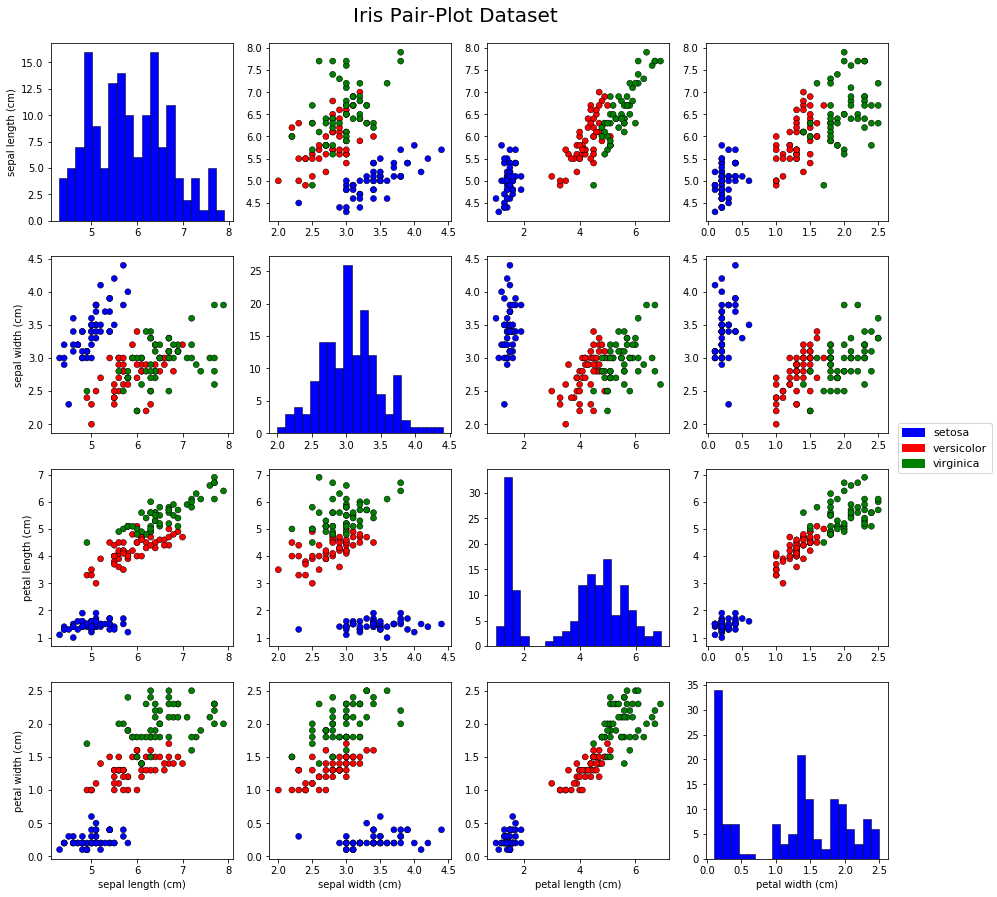

Write Python code to recreate this figure.

# coding: utf-8

# In[197]:


import numpy as np
import matplotlib.pyplot as plt
from matplotlib.patches import Circle
from sklearn.datasets import load_iris
get_ipython().magic(u'matplotlib inline')


# In[159]:


iris_dataset = load_iris()

#dict of iris dataset:  dict_keys(['target_names', 'feature_names', 'DESCR', 'data', 'target'])
#set variables 
X, y, feature, target = iris_dataset['data'], iris_dataset['target'], iris_dataset['feature_names'], iris_dataset['target_names']

feature_count = len(X[0])
sample_count = len(X)
class_name = target.tolist()

#for the output of y: 
#0 means setosa, 1 means versicolor, and 2 means virginica, which refers to class_name


# In[201]:


#In pair plot, we're trying to look at all possible pairs of features.
# when the pair of the features are the same, a histogram would show. Otherwise, a scatter plot would show

fig, ax = plt.subplots(feature_count, feature_count, figsize=(15, 15))
cc = np.array(['blue', 'red', 'green'])
legend_type = []

#add plots

for i in range(feature_count):
    for j in range(feature_count):
        
        # if i==j, then we'd do a histogram of count
        if i == j:
            ax[i, j].hist(X[:, i], bins = 20, edgecolor='black', linewidth=0.5, color = 'blue')
            
        # scatter plot between the two different features
        else: 
            ax[i, j].scatter(X[:, j], X[:, i], color= cc[y],edgecolor='black', linewidth=0.5)
            
        # add x/y labels
        if j == 0:
            ax[i, j].set_ylabel(feature[i])
        if i == 3:
            ax[i, j].set_xlabel(feature[j])
            
#legend for feature colors

for leg_col in cc:
    legend_type.append(Circle((1, 1), 1, color = leg_col))

fig.legend(legend_type, class_name, loc = 'center right', prop={'size': 11})
fig.text(0.5, .9, 'Iris Pair-Plot Dataset', ha="center", fontsize=20)


# In[202]:


#store png  task32.png
fig.savefig('task32.png', bbox_inches="tight")
